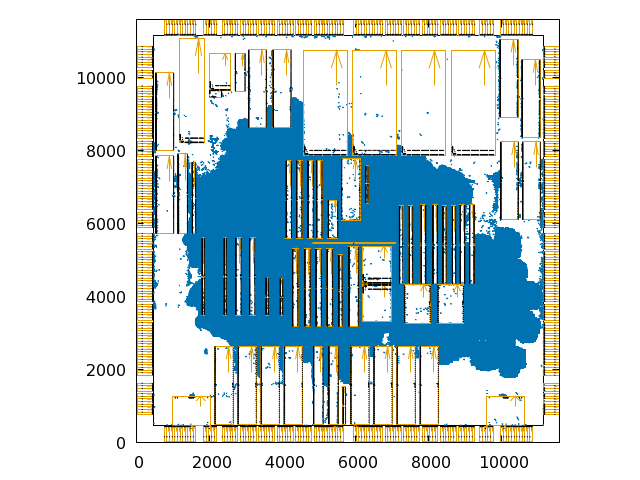

The gnuplot source for this figure:
set nokey
set term pngcairo font 'qt'
set output 'adaptec1.png'

set size ratio -1
set xrange [0:11589]
set yrange [0:11589]
plot[:][:] '../dat/adaptec1/adaptec1_chip.dat' w l lc -1, '../dat/adaptec1/adaptec1_cell.dat' w l lc 6, '../dat/adaptec1/adaptec1_pad.dat' w l lc 4, '../dat/adaptec1/adaptec1_pad_pin.dat' w l lc -1


set title 'adaptec1, MODULE= 210904, NET= 221142, HPWL= 71226344.000, ' font 'Times, 22'

set term qt
set key

set size ratio -1
plot[:][:] '../dat/adaptec1/adaptec1_chip.dat' w l lc -1, '../dat/adaptec1/adaptec1_cell.dat' w l lc 6, '../dat/adaptec1/adaptec1_pad.dat' w l lc 4, '../dat/adaptec1/adaptec1_pad_pin.dat' w l lc -1

pause -1 'Press any key'
